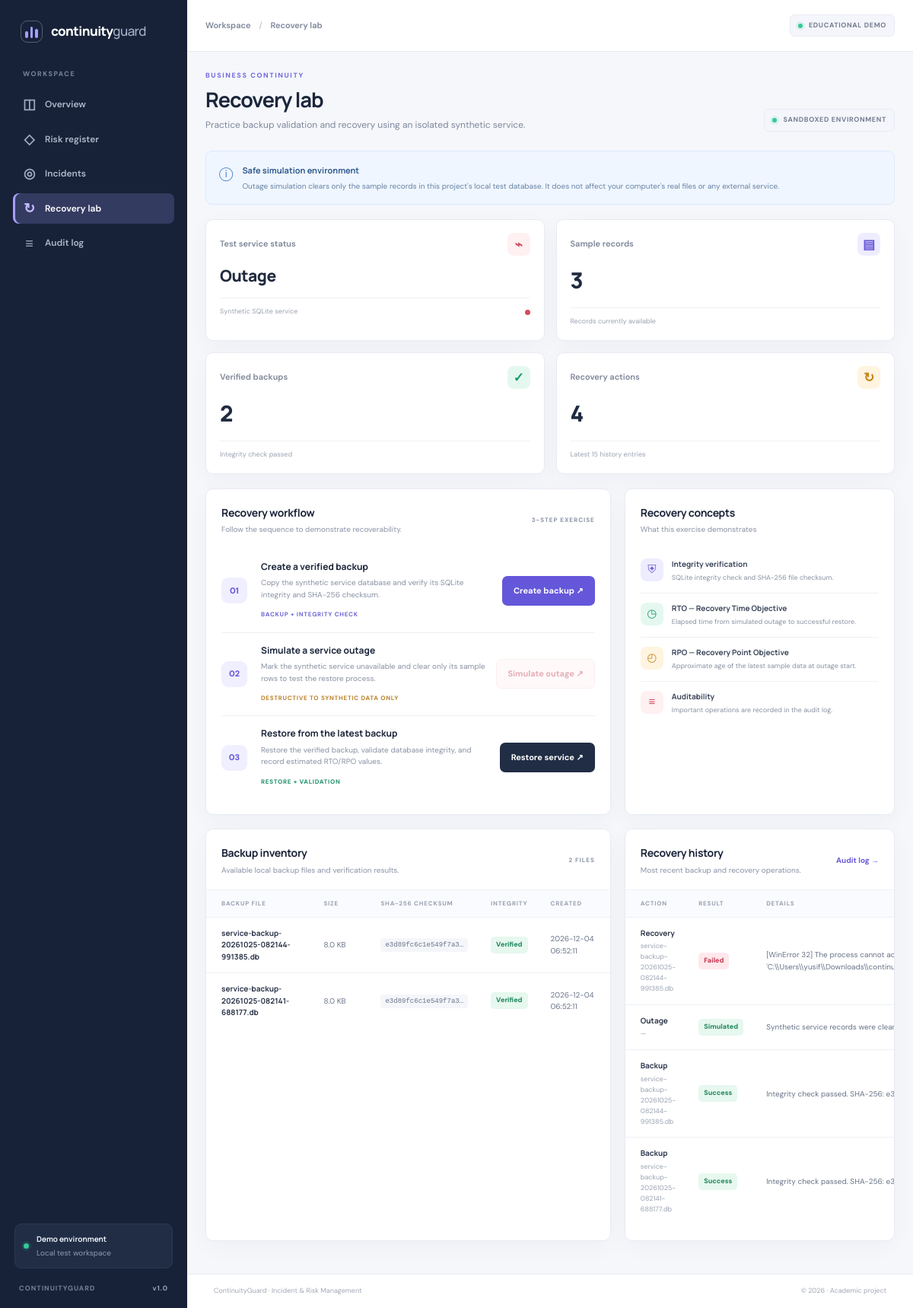
The page /recovery on the database its author committed.
### app.py (models this page shows)
class RecoveryTest(db.Model):
    id = db.Column(db.Integer, primary_key=True)
    action = db.Column(db.String(30), nullable=False)
    result = db.Column(db.String(30), nullable=False)
    backup_name = db.Column(db.String(200), default="")
    details = db.Column(db.Text, default="")
    rto_seconds = db.Column(db.Float, nullable=True)
    rpo_seconds = db.Column(db.Float, nullable=True)
    checksum = db.Column(db.String(64), default="")
    created_at = db.Column(db.DateTime, default=utc_now, nullable=False)

### app.py (the view, shortened to what this page needs)
@app.route("/recovery", methods=["GET", "POST"])
def recovery_page():
    history = RecoveryTest.query.order_by(RecoveryTest.created_at.desc()).limit(15).all()
    return render_template(
        "recovery.html",
        history=history,
        backups=get_backup_inventory(),
        record_count=service_record_count(),
        status=service_status(),
        latest_backup=latest_backup(),
    )

### app.py (called while the page is built)
def file_sha256(path):
    digest = hashlib.sha256()
    with open(path, "rb") as file:
        for chunk in iter(lambda: file.read(1024 * 1024), b""):
            digest.update(chunk)
    return digest.hexdigest()

def verify_service_database(path):
    if not os.path.exists(path):
        return False, "Database file does not exist."
    try:
        with sqlite3.connect(path) as conn:
            result = conn.execute("PRAGMA integrity_check").fetchone()[0]
            conn.execute("SELECT id, record_name, record_value, updated_at FROM service_records LIMIT 1").fetchall()
        if result == "ok":
            return True, "Integrity check passed."
        return False, f"Integrity check failed: {result}"
    except sqlite3.Error as exc:
        return False, str(exc)

def latest_backup():
    backups = sorted(BACKUP_DIR.glob("service-backup-*.db"), key=lambda p: p.stat().st_mtime, reverse=True)
    for path in backups:
        ok, _ = verify_service_database(str(path))
        if ok:
            return path
    return None

def service_record_count():
    try:
        with sqlite3.connect(SERVICE_DB) as conn:
            return conn.execute("SELECT COUNT(*) FROM service_records").fetchone()[0]
    except sqlite3.Error:
        return 0

def service_status():
    if OUTAGE_FILE.exists():
        return "Outage"
    ok, _ = verify_service_database(SERVICE_DB)
    return "Operational" if ok else "Unavailable"

def get_backup_inventory():
    inventory = []
    for path in sorted(BACKUP_DIR.glob("service-backup-*.db"), key=lambda p: p.stat().st_mtime, reverse=True):
        ok, message = verify_service_database(str(path))
        inventory.append({
            "name": path.name,
            "size": round(path.stat().st_size / 1024, 1),
            "checksum": file_sha256(str(path)),
            "verified": ok,
            "message": message,
            "created": datetime.fromtimestamp(path.stat().st_mtime).strftime("%Y-%m-%d %H:%M:%S"),
        })
    return inventory

@app.context_processor
def inject_globals():
    return {
        "current_year": datetime.now().year,
        "admin_auth_enabled": bool(app.config["ADMIN_PASSWORD"]),
        "service_status": service_status,
    }

### templates/recovery.html (shortened to what this page needs)
{% extends "base.html" %}
{% block breadcrumb %}Workspace <span>/</span> Recovery lab{% endblock %}
{% block content %}
<div class="page-heading"><div><div class="eyebrow">BUSINESS CONTINUITY</div><h1>Recovery lab</h1><p class="page-subtitle">Practice backup validation and recovery using an isolated synthetic service.</p></div><span class="lab-pill"><span class="tiny-dot"></span> SANDBOXED ENVIRONMENT</span></div>
<div class="notice"><span class="notice-icon">ⓘ</span><div><strong>Safe simulation environment</strong><p>Outage simulation clears only the sample records in this project's local test database. It does not affect your computer's real files or any external service.</p></div></div>
<div class="metric-grid recovery-metrics">
  <div class="metric-card"><div class="metric-top"><span>Test service status</span><span class="metric-icon {% if status=='Operational' %}green{% else %}red{% endif %}">⌁</span></div><div class="metric-value status-value">{{ status }}</div><div class="metric-foot"><span class="metric-caption">Synthetic SQLite service</span><span class="status-indicator {% if status=='Operational' %}good{% else %}bad{% endif %}"></span></div></div>
  <div class="metric-card"><div class="metric-top"><span>Sample records</span><span class="metric-icon purple">▤</span></div><div class="metric-value">{{ record_count }}</div><div class="metric-foot"><span class="metric-caption">Records currently available</span></div></div>
  <div class="metric-card"><div class="metric-top"><span>Verified backups</span><span class="metric-icon green">✓</span></div><div class="metric-value">{{ backups|selectattr('verified')|list|length }}</div><div class="metric-foot"><span class="metric-caption">Integrity check passed</span></div></div>
  <div class="metric-card"><div class="metric-top"><span>Recovery actions</span><span class="metric-icon amber">↻</span></div><div class="metric-value">{{ history|length }}</div><div class="metric-foot"><span class="metric-caption">Latest 15 history entries</span></div></div>
</div>
<div class="content-grid">
  <section class="panel panel-wide"><div class="panel-header"><div><h2>Recovery workflow</h2><p>Follow the sequence to demonstrate recoverability.</p></div><span class="tiny-label">3-STEP EXERCISE</span></div>
    <div class="recovery-steps">
      <div class="recovery-step"><div class="step-number">01</div><div class="step-copy"><h3>Create a verified backup</h3><p>Copy the synthetic service database and verify its SQLite integrity and SHA-256 checksum.</p><span class="step-tag">BACKUP + INTEGRITY CHECK</span></div><form method="post"><input type="hidden" name="csrf_token" value="{{ csrf_token() }}"><input type="hidden" name="action" value="backup"><button class="button button-primary" type="submit">Create backup ↗</button></form></div>
      <div class="step-divider"></div>
      <div class="recovery-step"><div class="step-number">02</div><div class="step-copy"><h3>Simulate a service outage</h3><p>Mark the synthetic service unavailable and clear only its sample rows to test the restore process.</p><span class="step-tag warning-tag">DESTRUCTIVE TO SYNTHETIC DATA ONLY</span></div><form method="post" onsubmit="return confirm('Simulate an outage in the synthetic test database? Create a backup first.');"><input type="hidden" name="csrf_token" value="{{ csrf_token() }}"><input type="hidden" name="action" value="simulate_outage"><button class="button button-danger" type="submit" {% if status=='Outage' or not latest_backup %}disabled{% endif %}>Simulate outage ↗</button></form></div>
      <div class="step-divider"></div>
      <div class="recovery-step"><div class="step-number">03</div><div class="step-copy"><h3>Restore from the latest backup</h3><p>Restore the verified backup, validate database integrity, and record estimated RTO/RPO values.</p><span class="step-tag success-tag">RESTORE + VALIDATION</span></div><form method="post" onsubmit="return confirm('Restore the synthetic service from its latest verified backup?');"><input type="hidden" name="csrf_token" value="{{ csrf_token() }}"><input type="hidden" name="action" value="recover"><button class="button button-dark" type="submit" {% if status!='Outage' or not latest_backup %}disabled{% endif %}>Restore service ↗</button></form></div>
    </div>
  </section>
  <section class="panel panel-side"><div class="panel-header"><div><h2>Recovery concepts</h2><p>What this exercise demonstrates</p></div></div>
    <div class="concept-item"><span class="concept-icon purple">⛨</span><div><strong>Integrity verification</strong><p>SQLite integrity check and SHA-256 file checksum.</p></div></div>
    <div class="concept-item"><span class="concept-icon green">◷</span><div><strong>RTO — Recovery Time Objective</strong><p>Elapsed time from simulated outage to successful restore.</p></div></div>
    <div class="concept-item"><span class="concept-icon amber">◴</span><div><strong>RPO — Recovery Point Objective</strong><p>Approximate age of the latest sample data at outage start.</p></div></div>
    <div class="concept-item"><span class="concept-icon red">≡</span><div><strong>Auditability</strong><p>Important operations are recorded in the audit log.</p></div></div>
  </section>
  <section class="panel panel-wide"><div class="panel-header"><div><h2>Backup inventory</h2><p>Available local backup files and verification results.</p></div><span class="tiny-label">{{ backups|length }} FILES</span></div>
  {% if backups %}<div class="table-wrap"><table><thead><tr><th>Backup file</th><th>Size</th><th>SHA-256 checksum</th><th>Integrity</th><th>Created</th></tr></thead><tbody>{% for backup in backups %}<tr><td><strong>{{ backup.name }}</strong></td><td>{{ backup.size }} KB</td><td><code class="checksum">{{ backup.checksum[:18] }}…</code></td><td><span class="badge {% if backup.verified %}badge-low{% else %}badge-critical{% endif %}">{{ 'Verified' if backup.verified else 'Failed' }}</span></td><td>{{ backup.created }}</td></tr>{% endfor %}</tbody></table></div>{% else %}<div class="empty-state">No backups yet. Create your first verified backup above.</div>{% endif %}
  </section>
  <section class="panel panel-wide"><div class="panel-header"><div><h2>Recovery history</h2><p>Most recent backup and recovery operations.</p></div><a class="subtle-link" href="{{ url_for('audit_page') }}">Audit log →</a></div>
  {% if history %}<div class="table-wrap"><table><thead><tr><th>Action</th><th>Result</th><th>Details</th><th>RTO</th><th>Time</th></tr></thead><tbody>{% for item in history %}<tr><td><strong>{{ item.action }}</strong><small class="cell-sub">{{ item.backup_name or '—' }}</small></td><td><span class="badge {% if item.result in ['Success','Simulated'] %}badge-low{% else %}badge-critical{% endif %}">{{ item.result }}</span></td><td>{{ item.details or '—' }}</td><td>{{ ('%.2f s'|format(item.rto_seconds)) if item.rto_seconds is not none else '—' }}</td><td>{{ item.created_at.strftime('%d %b %H:%M:%S') }}</td></tr>{% endfor %}</tbody></table></div>{% else %}<div class="empty-state">No recovery actions recorded yet.</div>{% endif %}
  </section>
</div>
{% endblock %}

### rows shown on the page
RecoveryTest: action "Outage", backup_name "—", result "Simulated", details "Synthetic service records were…"
RecoveryTest: action "Recovery", backup_name "service-backup-20261025-082144-991385.db", result "Failed", details "[WinError 32] The process cannot…"
RecoveryTest: action "Backup", backup_name "service-backup-20261025-082144-991385.db", result "Success", details "Integrity check passed. SHA-256:…"
RecoveryTest: action "Backup", backup_name "service-backup-20261025-082141-688177.db", result "Success", details "Integrity check passed. SHA-256:…"

### other values the page prints
{{ record_count }} "3"
{{ backups|selectattr('verified')|list|length }} "2"
{{ history|length }} "4"
{{ backups|length }} "2"
{{ backup.name }} "service-backup-20261025-082144-991385.db" "service-backup-20261025-082141-688177.db"
{{ backup.size }} "8.0" "8.0"
{{ backup.checksum[:18] }} "e3d89fc6c1e549f7a3" "e3d89fc6c1e549f7a3"
{{ 'Verified' if backup.verified else 'Failed' }} "Verified" "Verified"
{{ backup.created }} "2026-12-04 06:52:11" "2026-12-04 06:52:11"
